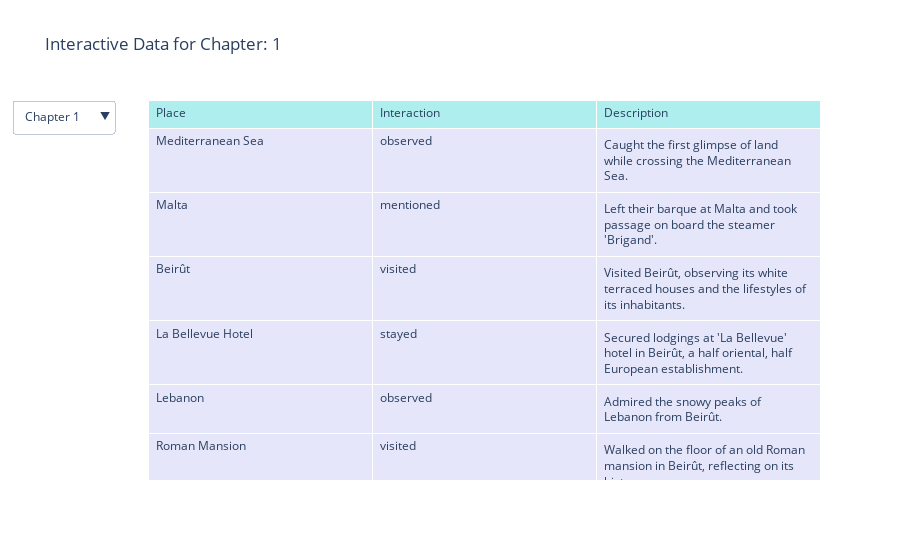

Here is the notebook cell this chart was saved with:
### Code cell
import pandas as pd
import plotly.graph_objs as go

# Replace 'your_file.xlsx' with the path to your Excel file
file_path = 'Data/consolidated_chapters.xlsx'

# Read the Excel file
df = pd.read_excel(file_path)

# Assuming 'chapter' is a categorical column you want to filter by
chapters = df['Chapter'].unique()

# Function to create table data for a selected chapter
def create_table_data(chapter):
    filtered_df = df[df['Chapter'] == chapter]
    return [go.Table(
        header=dict(values=['Place', 'Interaction', 'Description'],
                    fill_color='paleturquoise',
                    align='left'),
        cells=dict(values=[filtered_df.place, filtered_df.interaction, filtered_df.description],
                   fill_color='lavender',
                   align='left')
    )]

# Initial table with the first chapter's data
fig = go.Figure(data=create_table_data(chapters[0]))

# Update the layout to add a dropdown menu
fig.update_layout(
    title=f'Interactive Data for Chapter: {chapters[0]}',
    updatemenus=[
        {
            'buttons': [
                {
                    'label': f"Chapter {ch}",
                    'method': 'restyle',
                    'args': [{'cells': {'values': [df[df['Chapter'] == ch]['place'], 
                                                   df[df['Chapter'] == ch]['interaction'], 
                                                   df[df['Chapter'] == ch]['description']]},
                              'title': f'Interactive Data for Chapter: {ch}'}]
                } for ch in chapters
            ],
            'direction': 'down',
            'showactive': True,
        }
    ]
)

fig.show()

### Figure 1 — Plotly figure (JSON) as saved in the notebook; plotly's stock layout.template omitted (floating-point values rounded to 4 significant figures)
{"data": [{"cells": {"align": "left", "fill": {"color": "lavender"}, "values": [["Mediterranean Sea", "Malta", "Beirût", "La Bellevue Hotel", "Lebanon", "Roman Mansion", "Jerusalem"], ["observed", "mentioned", "visited", "stayed", "observed", "visited", "mentioned"], ["Caught the first glimpse of land while crossing the Mediterranean Sea.", "Left their barque at Malta and took passage on board the steamer 'Brigand'.", "Visited Beirût, observing its white terraced houses and the lifestyles of its inhabitants.", "Secured lodgings at 'La Bellevue' hotel in Beirût, a half oriental, half European establishment.", "Admired the snowy peaks of Lebanon from Beirût.", "Walked on the floor of an old Roman mansion in Beirût, reflecting on its history.", "Preparations and anticipation for the journey towards Jerusalem."]]}, "header": {"align": "left", "fill": {"color": "paleturquoise"}, "values": ["Place", "Interaction", "Description"]}, "type": "table"}], "layout": {"title": {"text": "Interactive Data for Chapter: 1"}, "updatemenus": [{"buttons": [{"args": [{"cells": {"values": [["Mediterranean Sea", "Malta", "Beirût", "La Bellevue Hotel", "Lebanon", "Roman Mansion", "Jerusalem"], ["observed", "mentioned", "visited", "stayed", "observed", "visited", "mentioned"], ["Caught the first glimpse of land while crossing the Mediterranean Sea.", "Left their barque at Malta and took passage on board the steamer 'Brigand'.", "Visited Beirût, observing its white terraced houses and the lifestyles of its inhabitants.", "Secured lodgings at 'La Bellevue' hotel in Beirût, a half oriental, half European establishment.", "Admired the snowy peaks of Lebanon from Beirût.", "Walked on the floor of an old Roman mansion in Beirût, reflecting on its history.", "Preparations and anticipation for the journey towards Jerusalem."]]}, "title": "Interactive Data for Chapter: 1"}], "label": "Chapter 1", "method": "restyle"}, {"args": [{"cells": {"values": [["Beirut", "Roadside khan", "Nebi-Yunas khan", "Sidon", "Tyre", "St. Jean d'Acre", "Plain of Esdraelon", "Mount Carmel", "Ahtlit", "Tantura", "Cæsarea", "Valley of Sharon", "Jaffa", "Ramleh", "Lydda", "Jerusalem"], ["mentioned", "stayed", "stayed", "visited", "visited", "passed", "passed", "visited", "passed", "stayed", "visited", "passed", "stayed", "visited", "passed", "visited"], ["The journey starts from Beirut, setting the beginning of the travel.", "Stopped for lunch at a roadside khan, experiencing poor shelter in the rain.", "Spent a night at the Nebi-Yunas khan, encountering basic and uncomfortable accommodations.", "Visited the city of Sidon, observing its decline and ruins.", "Reached Tyre, observing the city's desolation and fishermen's nets.", "Passed by St. Jean d'Acre, briefly noting its walls and ruins.", "Traversed the Plain of Esdraelon, noted for its historical battles.", "Climbed Mount Carmel on foot, visiting the Convent of Elijah.", "Passed the ruins of Ahtlit, experiencing a challenging ride.", "Spent a night in Tantura, enduring uncomfortable conditions with animals and insects.", "Visited Cæsarea, observing its ruins and recalling historical events.", "Passed through the Valley of Sharon, admired its floral beauty.", "Stayed in Jaffa, visiting historical sites and experiencing the town.", "Visited Ramleh, staying at a convent and exploring the area.", "Passed by the site of the ancient city Lydda.", "Arrived in Jerusalem, exploring its significant religious and historical sites."]]}, "title": "Interactive Data for Chapter: 2"}], "label": "Chapter 2", "method": "restyle"}, {"args": [{"cells": {"values": [["Jerusalem", "Bethlehem", "Bethany", "Gethsemane", "Calvary", "Mount Olivet", "Zion", "Akra", "Bezetha", "Moriah", "Damascus Gate", "St. Stephen's Gate", "Church of Ascension", "Golden Gate", "Zion Gate", "Jaffa Gate", "Mugrabin Gate", "Virgin's Fount", "Pool of Siloam", "Well of Nehemiah Yuab", "Fortress of David", "Church of Yacobeiah", "Church of St. James", "Armenian Patriarch's palace", "Tomb of David", "Via Dolorosa", "Pool of Bethesda", "Church of St. Anne", "Governor of Jerusalem's residence", "Church of the Holy Sepulchre", "Church of Flagellation", "King Baldwin's Bath"], ["visited", "mentioned", "mentioned", "mentioned", "mentioned", "mentioned", "observed", "observed", "observed", "observed", "visited", "visited", "observed", "observed", "visited", "visited", "mentioned", "mentioned", "mentioned", "mentioned", "visited", "visited", "visited", "passed", "visited", "visited", "observed", "observed", "visited", "visited", "passed", "observed"], ["Visited and explored various localities in and around Jerusalem.", "Plans to visit Bethlehem and reflect on the birth of Christ.", "Intends to visit Bethany and read about the resurrection of Lazarus.", "Looks forward to visiting Gethsemane to contemplate Christ's agony.", "Aims to visit Calvary and reflect on the story of Christ's death.", "Anticipates visiting Mount Olivet to consider Christ's ascension.", "Observed the hill of Zion, a significant location in Jerusalem.", "Noted the hill of Akra while exploring Jerusalem.", "Bezetha, one of the hills on which Jerusalem is situated, was observed.", "Observed Moriah, another hill forming part of Jerusalem's landscape.", "Visited the Damascus Gate, located midway along the northern wall of Jerusalem.", "Visited St. Stephen's Gate, facing Mount Olivet.", "Observed the Church of Ascension while near St. Stephen's Gate.", "Observed the now closed Golden Gate of the Temple wall.", "Visited Zion Gate, located near the southern part of Jerusalem.", "Visited Jaffa Gate, situated near the west of Jerusalem.", "Mentioned the Mugrabin Gate in the context of the city's water supply.", "Mentioned Virgin's Fount in relation to Jerusalem's water sources.", "Referred to the Pool of Siloam as part of Jerusalem's water infrastructure.", "Mentioned the Well of Nehemiah Yuab (En-rogel) in the context of water access.", "Visited the Fortress of David, including the Tower of Hippicus.", "Visited the ruins of the Church of Yacobeiah, a relic of the crusaders.", "Visited the Church of St. James, related to the beheading of Apostle James.", "Passed the palace of the Armenian Patriarch.", "Visited the Tomb of David and associated religious sites.", "Walked along the Via Dolorosa, reflecting on Christ's journey to crucifixion.", "Observed the site thought to be the Pool of Bethesda.", "Observed the Church of St. Anne, believed to be the birthplace of the Virgin Mary.", "Visited the residence of the Governor of Jerusalem, site of the Fortress of Antonia.", "Visited the Church of the Holy Sepulchre, a key religious site.", "Passed by the Church of Flagellation.", "Observed King Baldwin's Bath, a preserved historical building."]]}, "title": "Interactive Data for Chapter: 3"}], "label": "Chapter 3", "method": "restyle"}, {"args": [{"cells": {"values": [["Jaffa Gate", "Convent of the Cross", "Upper Pool of Gihon", "Charnel House of the Lion", "Grotto of Jeremiah", "Valley of Jehosaphat", "Pool of Siloam", "Virgin's Fount", "King's Gardens", "Well of Joab", "Hill of Scandal", "Garden of Gethsemane", "Church of the Virgin Mary", "Tombs of the Kings", "Damascus Gate", "Cave of Jeremiah"], ["exited", "passed", "observed", "observed", "mentioned", "passed", "visited", "observed", "passed", "visited", "passed", "observed", "visited", "visited", "approached", "visited"], ["Exited the city of Jerusalem through Jaffa Gate, bustling with soldiers, Fellahin, and caravans.", "Passed by the road leading to the Convent of the Cross.", "Observed the Upper Pool of Gihon, a popular bathing place for city residents.", "Noted the nearby vaults of the 'Charnel House of the Lion', filled with human skulls.", "Mentioned the Grotto of Jeremiah near the Damascus Gate.", "Passed through the Valley of Jehosaphat, observing the surroundings.", "Visited the Pool of Siloam, known for its five venerated columns.", "Observed women descending into the Virgin's Fount to collect water.", "Passed by the King's Gardens, noted for lush foliage and fruit groves.", "Visited the Well of Joab, a source of water in the confluence of valleys.", "Passed the western slope of the Hill of Scandal.", "Observed the Garden of Gethsemane from a distance.", "Visited the subterranean Church of the Virgin Mary, adorned with lamps and flowers.", "Visited the Tombs of the Kings, noted for its elaborately carved entrance and sarcophagi.", "Approached the city again, coming close to the Damascus Gate.", "Visited the Cave of Jeremiah, believed to be the retreat of the prophet."]]}, "title": "Interactive Data for Chapter: 4"}], "label": "Chapter 4", "method": "restyle"}, {"args": [{"cells": {"values": [["Gethsemane", "Mount Olivet", "Church of Ascension", "Bethany", "Chapel of the Prediction", "Jerusalem"], ["visited", "visited", "visited", "visited", "observed", "visited"], ["Visited the garden of Gethsemane, now a flower garden with ancient olive trees.", "Ascended Mount Olivet, observing the Church of Ascension and the surrounding village.", "Visited the Church of Ascension, observing the foot and staff imprint in solid rock.", "Traveled to Bethany, visiting the cave identified as the tomb of Lazarus.", "Observed the Chapel of the Prediction, built on the rock where Christ lamented over Jerusalem.", "Visited Jerusalem, reflecting on its history and current state."]]}, "title": "Interactive Data for Chapter: 5"}], "label": "Chapter 5", "method": "restyle"}, {"args": [{"cells": {"values": [["Mount Olivet", "Village at the top of the mountain", "Well near the village", "Pathway from the city to Jordan"], ["stayed", "visited", "observed", "visited"], ["Stayed at a summer residence on Mount Olivet, overlooking the Kedron, surrounded by hills abundant in grapes, pomegranates, almonds, apricots, and figs.", "Visited the village for the reception of the Pacha and his Hareem, and engaged in exchanges with the local villagers.", "Observed village maidens at the well near the camping ground, reflecting on the traditional role of women in water collection.", "Visited and reflected upon the historical significance of the pathway leading from the city to Jordan, by way of Bahurim."]]}, "title": "Interactive Data for Chapter: 6"}], "label": "Chapter 6", "method": "restyle"}, {"args": [{"cells": {"values": [["Valley of Jehosaphat", "Mount Olivet", "Bethany", "Apostles' Fountain", "Wilderness of Judea", "Mount Quarantina", "Dead Sea", "Jericho", "Fountain of Elisha", "Jordan River", "Mount Zion"], ["passed", "passed", "passed", "passed", "observed", "observed", "visited", "stayed", "visited", "visited", "stayed"], ["Passed through the Valley of Jehosaphat.", "Passed Mount Olivet.", "Passed by the now palmless Bethany.", "Passed the Apostles' Fountain.", "Observed the Wilderness of Judea.", "Observed Mount Quarantina.", "Visited the Dead Sea, experiencing its unique properties.", "Stayed the night in Jericho.", "Visited the Fountain of Elisha.", "Visited the Jordan River, at the traditional baptism site of Christ.", "Returned to residence on Mount Zion."]]}, "title": "Interactive Data for Chapter: 7"}], "label": "Chapter 7", "method": "restyle"}, {"args": [{"cells": {"values": [["Road from Jerusalem to Bethlehem", "Bethlehem", "Church and Monastery covering the Cave of the Nativity", "Cave of the Nativity", "Schoolroom of Miss Williams", "Jerome's Cave", "Joseph's House", "The Manger", "Church of St. Helena", "Grotto of the Nativity"], ["passed", "visited", "visited", "visited", "visited", "visited", "visited", "visited", "stayed", "visited"], ["Passed through the rough and stony road from Jerusalem to Bethlehem, with a mention of the Plain of Rephaim.", "Visited Bethlehem, described as standing on a hill and having a fine appearance from a distance.", "Visited the Church and Monastery covering the Cave of the Nativity, noted for its imposing appearance and elegant Corinthian pillars.", "Visited the Cave of the Nativity, described as being lighted by lamps and containing a silver star marking the birthplace of Jesus.", "Visited the schoolroom of Miss Williams, engaged in teaching Arab children.", "Visited the site of Jerome's Cave.", "Visited the site reputed to be Joseph's House.", "Visited the site known as 'The Manger'.", "Stayed at the Church of St. Helena after being expelled from the Church of the Nativity.", "Visited the Grotto of the Nativity."]]}, "title": "Interactive Data for Chapter: 8"}], "label": "Chapter 8", "method": "restyle"}, {"args": [{"cells": {"values": [["Mount Olivet", "Church of Ascension", "Wady Farah", "Valley of Delight", "Enon near to Salim", "Liftah (Nephtoah)", "Jerusalem"], ["passed", "observed", "visited", "visited", "mentioned", "visited", "stayed"], ["Passed by Mount Olivet while traveling to Wady Farah.", "Observed the Church of Ascension while passing by on the journey.", "Visited Wady Farah, described as a lovely spot near the Holy City.", "Visited the Valley of Delight, encountering peaceful nature and historical ruins.", "Mentioned as a possible identification for Wady Farah, due to its biblical significance.", "Visited Liftah, identified as Nephtoah in the Bible, and noted for its fountain.", "Stayed in Jerusalem, as it was the central location for the excursions."]]}, "title": "Interactive Data for Chapter: 9"}], "label": "Chapter 9", "method": "restyle"}, {"args": [{"cells": {"values": [["Mosque of Omar", "Temple enclosure", "Church of St. Anne", "Golden Gate", "Mosque of Aksa", "Sedna Esa", "Cave of the Sakhrah", "Solomon's Temple"], ["visited", "visited", "observed", "mentioned", "visited", "mentioned", "visited", "mentioned"], ["Visited and was delighted by the Mosque of Omar, surprised by the invitation from Turkish friends.", "Visited the Temple enclosure, feeling a sense of privilege walking on its hallowed ground.", "Observed the view of the Haram es-Sherif from the Church of St. Anne.", "Mentioned the presence of many women around the Golden Gate during the visit to the enclosure.", "Visited the Mosque of Aksa, noting its intricate design and the differentiation in worship areas for men and women.", "Mentioned Sedna Esa, the reputed cradle of Jesus, but found it closed during the visit.", "Visited the Cave of the Sakhrah, located beneath the Mosque of Omar, noting its religious significance.", "Mentioned the site believed to be Solomon's Temple, imagining its historical and religious significance."]]}, "title": "Interactive Data for Chapter: 10"}], "label": "Chapter 10", "method": "restyle"}, {"args": [{"cells": {"values": [["Parley Room", "Tomb of David", "Turfendah's Home", "Mosque of Omar", "Zion Gate", "Coenaculum", "Keeper's Hareem", "Author's Home"], ["stayed", "visited", "visited", "mentioned", "observed", "observed", "visited", "stayed"], ["The author was called to the parley room early one morning during the feast of Rhamadan.", "The author planned and eventually visited the Tomb of David.", "Visited Turfendah's home to select clothes for a disguise.", "The author recalls a previous adventure at the Mosque of Omar.", "Passed by the Zion Gate en route to the Tomb of David.", "Noted the Coenaculum while visiting the Tomb of David.", "Was invited to see the keeper's hareem during the visit to the Tomb of David.", "The author returned home after the visit, feeling relieved to be out of danger and disguise."]]}, "title": "Interactive Data for Chapter: 11"}], "label": "Chapter 11", "method": "restyle"}, {"args": [{"cells": {"values": [["Jerusalem", "House of Bash Catib", "Neby Daûd", "Jewish quarter"], ["stayed", "visited", "visited", "passed by"], ["Stayed in Jerusalem, where the wedding of Effendi Moosa and Dahudeiah was a topic of conversation.", "Visited the house of Bash Catib for the wedding celebration.", "Visited Neby Daûd, the residence of the bride, to participate in the wedding procession.", "Passed through the dark alleys of the Jewish quarter during the wedding procession."]]}, "title": "Interactive Data for Chapter: 12"}], "label": "Chapter 12", "method": "restyle"}, {"args": [{"cells": {"values": [["Damascus", "Jerusalem", "bazaars of Jerusalem", "Wady el Wer", "Bethlehem", "Church of the Holy Sepulchre"], ["mentioned", "visited", "visited", "mentioned", "mentioned", "mentioned"], ["Referred to as a beautiful city with incomparable bazaars, but distinct from Jerusalem.", "Visited for shopping in its bazaars, exploring its streets and observing its unique atmosphere.", "Visited the bazaars of Jerusalem, noting their variety of costumes and diverse crowd.", "Mentioned as the source of roses used for making rose water sold in the bazaars.", "Referenced in relation to pearl trinkets made by Bethlehemites, sold in Jerusalem bazaars.", "Mentioned in relation to trinkets sold in the bazaars that imitate the church's design."]]}, "title": "Interactive Data for Chapter: 13"}], "label": "Chapter 13", "method": "restyle"}, {"args": [{"cells": {"values": [["Bazaar", "Home of Turfendah and friends", "Bathing Establishment", "Dressing-room in Bathing Establishment"], ["passed", "stayed", "visited", "stayed"], ["Escaped the noisy bazaar in the city.", "Dinner and preparations for the bath were done at the home of Turfendah and her friends.", "Visited one of the finest bathing establishments in the city for an afternoon bath.", "Used the dressing-room in the bathing establishment for changing and resting."]]}, "title": "Interactive Data for Chapter: 14"}], "label": "Chapter 14", "method": "restyle"}, {"args": [{"cells": {"values": [["Private house in the Jewish quarter", "Hackmè or dispensary", "House's kitchen", "House's upper court", "Housetop terrace", "Valley of the Tyropoon", "Mount Olivet", "Temple enclosure", "Mugrabin quarter", "Mount Zion", "Council Chamber or Sanhedrim", "Cheesemongers' Valley"], ["stayed", "visited", "observed", "visited", "visited", "observed", "observed", "observed", "observed", "observed", "visited", "observed"], ["Stayed in a private house situated in the Jewish quarter, featuring a large stone-paved court and various rooms.", "Visited the hackmè or dispensary, which opens on one side of the square court of the house.", "Observed the unique kitchen of the house, featuring Arab copper kettles and a stone fireplace.", "Visited the small upper court of the house, leading to a chamber and dining room.", "Visited the housetop terrace of the house, enclosed by a five-foot-high wall.", "Observed the Valley of the Tyropoon from a high vantage point in the house.", "Observed Mount Olivet from the house, located opposite to it.", "Observed the Temple enclosure from a distance, visible from the house.", "Observed the Mugrabin quarter in the valley, visible from the house.", "Observed Mount Zion, noted for its picturesque and dilapidated buildings.", "Visited the Council Chamber, or Sanhedrim, identified as the Mechemeh or Congressional Hall of Jerusalem.", "Observed the Cheesemongers' Valley, also known as the Tyropoon Valley, from a distance."]]}, "title": "Interactive Data for Chapter: 16"}], "label": "Chapter 16", "method": "restyle"}, {"args": [{"cells": {"values": [["Mount Zion", "Church of the Holy Sepulchre", "Temple Walls", "Tomb of Rachel", "Ephrath (Ephratah)", "Bethlehem", "Synagogues in Jerusalem"], ["mentioned", "mentioned", "visited", "observed", "mentioned", "mentioned", "visited"], ["Mentioned as a place of significance and attachment for the Jewish people living in Jerusalem.", "Mentioned as a place where Jews are not allowed to enter.", "Visited for devotional purposes, particularly on Fridays, where Jews lament the destruction of their Temple.", "Observed as a venerated site near Bethlehem, important in Jewish tradition.", "Mentioned in relation to the Tomb of Rachel, as a nearby location.", "Mentioned in the context of the Tomb of Rachel and its proximity.", "Visited by the author, observing the conduct of worship and rituals."]]}, "title": "Interactive Data for Chapter: 18"}], "label": "Chapter 18", "method": "restyle"}, {"args": [{"cells": {"values": [["Church of the Holy Sepulchre", "Stone of Unction", "Scene of the Crucifixion", "Chapel of the Holy Cross", "Tomb of Joseph of Arimathea", "Subterranean part of the Church", "Church of the Nativity"], ["visited", "observed", "visited", "visited", "observed", "visited", "mentioned"], ["Visited the Church of the Holy Sepulchre, observing its interior and the activities of pilgrims.", "Observed the Stone of Unction, believed to be where Christ was anointed.", "Visited the site within the church marking the scene of the Crucifixion.", "Entered the chapel where the cross was found, associated with Empress Helena.", "Observed the Tomb of Joseph of Arimathea, among other sites in the church.", "Explored the subterranean parts of the Church of the Holy Sepulchre.", "Mentioned in context of the Bethlehemites seeking holy fire for this church."]]}, "title": "Interactive Data for Chapter: 19"}], "label": "Chapter 19", "method": "restyle"}, {"args": [{"cells": {"values": [["Jerusalem", "Bethlehem", "Gardens of Solomon", "Mount Olivet", "Syria"], ["observed", "mentioned", "mentioned", "observed", "visited"], ["Observed the mild winters and enjoyed summer breezes in Jerusalem, noting its diverse climate.", "Mentioned Bethlehem in the context of the Gardens of Solomon.", "Referred to the Gardens of Solomon near Bethlehem, famous for its varied and luscious fruits.", "Observed Mount Olivet, noting its plantation of olive, fig, pomegranate, mulberry, and almond trees.", "Visited different parts of Syria, experiencing its abundant fruits and vegetation."]]}, "title": "Interactive Data for Chapter: 20"}], "label": "Chapter 20", "method": "restyle"}], "direction": "down", "showactive": true}]}}
